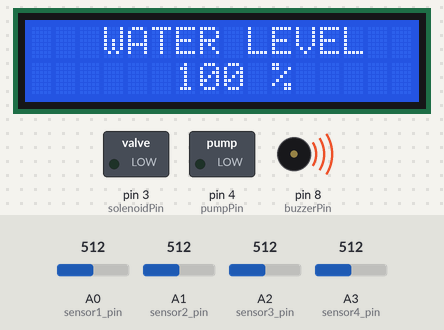
Simulated run of this sketch. Board: Arduino Uno, built with avr-gcc and run on an emulated ATmega328P. Parts: 16×2 character LCD, switched loads named in the sketch (green lamp = pin HIGH), buzzer (waves = sounding, pin HIGH). Inputs (shaded band) come from the test bench; at power-on: A3 (sensor4_pin) = 512, A2 (sensor3_pin) = 512, A1 (sensor2_pin) = 512, A0 (sensor1_pin) = 512. What the sketch prints to the serial monitor is not drawn.

Above: at 1.2 s.
1.3 s: A3 (sensor4_pin) set to 317
3.3 s: A3 (sensor4_pin) set to 288
At 5.6 s:
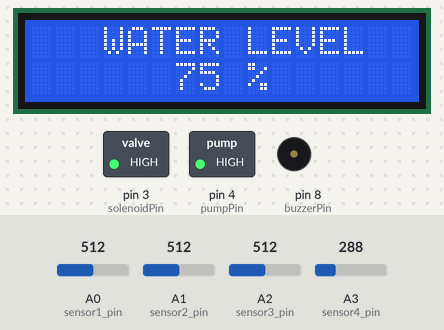
6.7 s: A2 (sensor3_pin) set to 30
At 8.9 s:
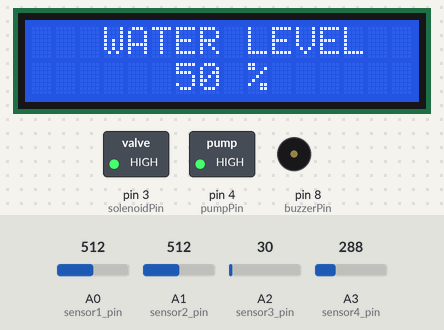
9.7 s: A1 (sensor2_pin) set to 30
At 11.5 s:
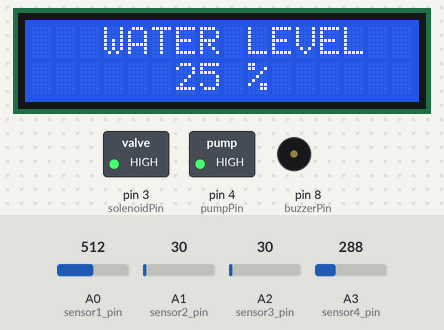
11.8 s: A0 (sensor1_pin) set to 30
At 13.0 s:
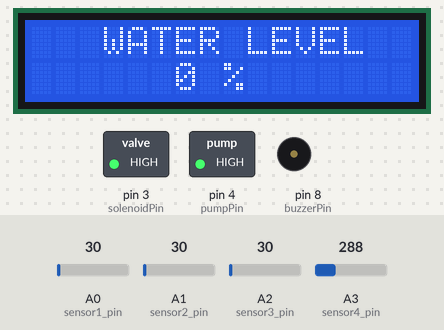
13.8 s: A3 (sensor4_pin) set to 306
At 15.7 s:
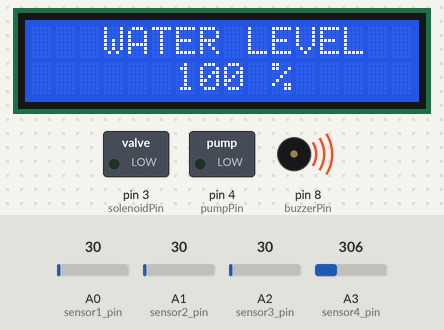
Timing chart, 0 to 16.8 s (numbered marks = the images above; inputs shaded):
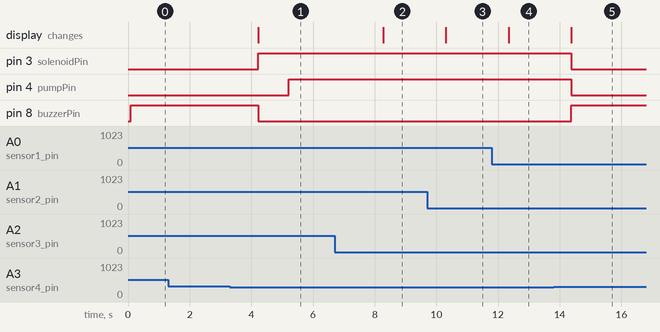

The sketch:

Arduino_Final_Code.ino
```cpp
#include <Wire.h>
#include <LiquidCrystal_I2C.h>

LiquidCrystal_I2C lcd(0x27, 16, 2);

const int sensor1_pin = A0;
const int sensor2_pin = A1;
const int sensor3_pin = A2;
const int sensor4_pin = A3;

const int buzzerPin = 8;

const int pumpPin = 4;
const int solenoidPin = 3;

const int value_to_display_1 = 100;
const int value_to_display_2 = 300;
const int value_to_display_3 = 300;
const int value_to_display_4 = 300;

int sensor1Value = 0;
int sensor2Value = 0;
int sensor3Value = 0;
int sensor4Value = 0;

void setup() {
  Serial.begin(9600);
  lcd.init();
  lcd.backlight();
  pinMode(buzzerPin, OUTPUT);
  digitalWrite(buzzerPin, LOW);
  pinMode(pumpPin , OUTPUT);
  digitalWrite(pumpPin, LOW);
  pinMode(solenoidPin , OUTPUT);
  digitalWrite(solenoidPin, LOW);
}

void loop() {
  sensor1Value = analogRead(sensor1_pin);
  sensor2Value = analogRead(sensor2_pin);
  sensor3Value = analogRead(sensor3_pin);
  sensor4Value = analogRead(sensor4_pin);

  if(sensor4Value > value_to_display_4)
  {
    Serial.println("Water Level : 100 % ");
    lcd.setCursor(0,0);
    lcd.print("   WATER LEVEL  ");
    lcd.setCursor(0,1);
    lcd.print("      100 %     ");
    digitalWrite(buzzerPin, HIGH);
    digitalWrite(pumpPin , LOW);
    digitalWrite(solenoidPin , LOW);
  }

  else if(sensor3Value > value_to_display_3)
  {
    Serial.println("Water Level : 75 % ");
    lcd.setCursor(0,0);
    lcd.print("   WATER LEVEL ");
    lcd.setCursor(0,1);
    lcd.print("      75 %      ");
    digitalWrite(buzzerPin, LOW);
    digitalWrite(solenoidPin , HIGH);
    delay(1000);
    digitalWrite(pumpPin , HIGH);
  }

else if(sensor2Value > value_to_display_2)
  {
    Serial.println("Water Level : 50 % ");
    lcd.setCursor(0,0);
    lcd.print("   WATER LEVEL ");
    lcd.setCursor(0,1);
    lcd.print("      50 %      ");
    digitalWrite(buzzerPin, LOW);
    digitalWrite(solenoidPin , HIGH);
    delay(1000);
    digitalWrite(pumpPin , HIGH);
  }

else if(sensor1Value > value_to_display_1)
  {
    Serial.println("Water Level : 25 % ");
    lcd.setCursor(0,0);
    lcd.print("   WATER LEVEL ");
    lcd.setCursor(0,1);
    lcd.print("      25 %      ");
    digitalWrite(buzzerPin, LOW);
    digitalWrite(solenoidPin , HIGH);
    delay(1000);
    digitalWrite(pumpPin , HIGH);
  }

else
  {
    Serial.println("Water Level : 0 % ");
    lcd.setCursor(0,0);
    lcd.print("   WATER LEVEL ");
    lcd.setCursor(0,1);
    lcd.print("      0 %       ");
    digitalWrite(buzzerPin, LOW);
    digitalWrite(solenoidPin , HIGH);
    delay(1000);
    digitalWrite(pumpPin , HIGH);
  }

delay(1000);
}
```

Measured:
- the behaviour switches between 301 and 300 on A3 (sensor4_pin) (found by bisection; images 0 and 1)
- after the input at 1.3 s, every drawn part: stays the same
- after the input at 3.3 s, pin 3 (solenoidPin): LOW → HIGH after 0.92 s; pin 4 (pumpPin): LOW → HIGH after 1.9 s; pin 8 (buzzerPin): HIGH → LOW after 0.92 s; the display: changes after 0.92 s (image 1)
- after the input at 6.7 s, the display: changes after 1.6 s (image 2)
- after the input at 9.7 s, the display: changes after 0.61 s (image 3)
- after the input at 11.8 s, the display: changes after 0.54 s (image 4)
- after the input at 13.8 s, pin 3 (solenoidPin), pin 4 (pumpPin): HIGH → LOW after 0.58 s; pin 8 (buzzerPin): LOW → HIGH after 0.58 s; the display: changes after 0.58 s (image 5)
